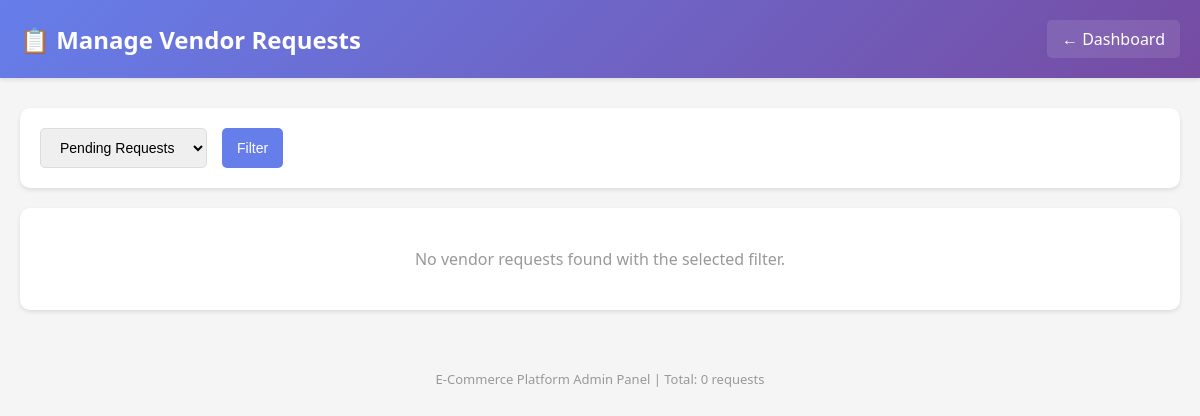
The page /main/vendor-requests/ (signed in) on the database as committed earlier.
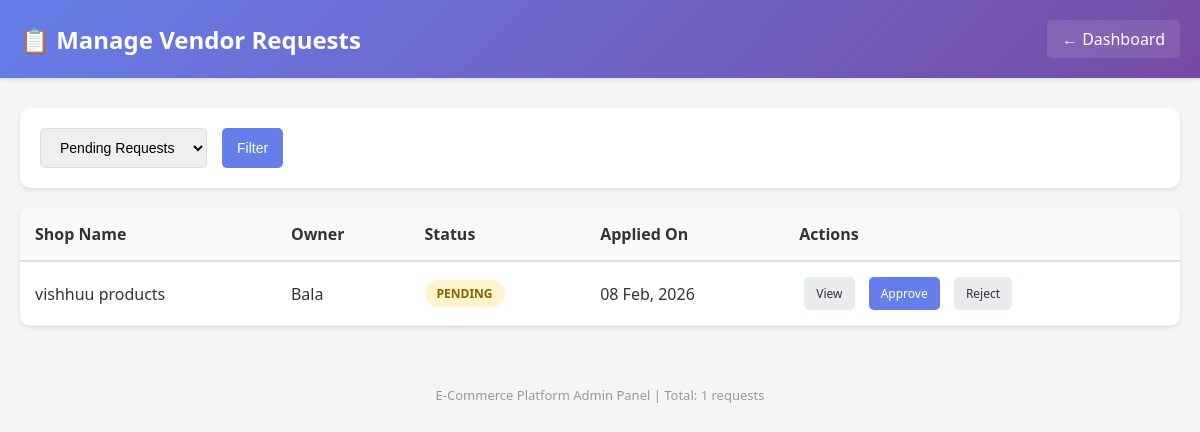
The same page on the database as committed later.
### ecommapp/models.py (models this page shows, shortened)
class VendorProfile(models.Model):
    BUSINESS_CHOICES = [
        ('retail', 'Retail'),
        ('wholesale', 'Wholesale'),
        ('manufacturer', 'Manufacturer'),
        ('service', 'Service'),
    ]
    ID_PROOF_CHOICES = [
        ('gst', 'GST'),
        ('pan', 'PAN'),
    ]
    APPROVAL_STATUS_CHOICES = [
        ('pending', 'Pending'),
        ('approved', 'Approved'),
        ('rejected', 'Rejected'),
    ]
    user = models.OneToOneField(User, on_delete=models.CASCADE, related_name='vendor_profile')
    shop_name = models.CharField(max_length=100)
    shop_description = models.TextField()
    address = models.TextField()
    business_type = models.CharField(max_length=20, choices=BUSINESS_CHOICES)
    id_type = models.CharField(max_length=10, choices=ID_PROOF_CHOICES, blank=True, null=True)
    id_number = models.CharField(max_length=50, blank=True, null=True)
    id_proof_file = models.FileField(upload_to='vendor_docs/', blank=True, null=True)
    gst_number = models.CharField(max_length=15, blank=True, null=True, help_text="15-digit GST number")
    pan_number = models.CharField(max_length=10, blank=True, null=True, help_text="10-character PAN number")
    pan_name = models.CharField(max_length=100, blank=True, null=True, help_text="Name as per PAN card")
    pan_card_file = models.FileField(upload_to='pan_cards/', blank=True, null=True, help_text="Upload PAN card image")
    approval_status = models.CharField(max_length=20, choices=APPROVAL_STATUS_CHOICES, default='pending')
    rejection_reason = models.TextField(blank=True, null=True)
    created_at = models.DateTimeField(default=timezone.now)
    updated_at = models.DateTimeField(auto_now=True)
    is_blocked = models.BooleanField(default=False)
    blocked_reason = models.TextField(blank=True, null=True)
    class Meta:
        ordering = ['-created_at']

### mainApp/views.py (the view)
    def wrapper(request, *args, **kwargs):
        if not request.user.is_authenticated:
            return redirect('admin_login')
        if not is_mainapp_admin(request.user):
            return redirect('admin_login')
        return view_func(request, *args, **kwargs)

### mainApp/views.py (called while the page is built)
def is_mainapp_admin(user):
    return user.is_superuser or user.is_staff

def admin_required(view_func):
    def wrapper(request, *args, **kwargs):
        if not request.user.is_authenticated:
            return redirect('admin_login')
        if not is_mainapp_admin(request.user):
            return redirect('admin_login')
        return view_func(request, *args, **kwargs)
    return wrapper

@admin_required
def manage_vendor_requests(request):
    status_filter = request.GET.get('status', 'pending')
    if status_filter == 'all':
        vendors = VendorProfile.objects.all().order_by('-created_at')
    else:
        vendors = VendorProfile.objects.filter(approval_status=status_filter).order_by('-created_at')
    context = {
        'vendors': vendors,
        'current_status': status_filter,
        'total': vendors.count()
    }
    return render(request, 'mainApp/manage_vendor_requests.html', context)

### mainApp/templates/mainApp/manage_vendor_requests.html (shortened to what this page needs)
<!DOCTYPE html>
<html lang="en">
<head>
</head>
<body>
    <div class="header">
        <h1>📋 Manage Vendor Requests</h1>
        <a href="{% url 'admin_dashboard' %}">← Dashboard</a>
    </div>
    <div class="container">
        <div class="filter-section">
            <form method="GET">
                <select name="status" onchange="this.form.submit()">
                    <option value="pending" {% if current_status == 'pending' %}selected{% endif %}>Pending Requests</option>
                </select>
                <button type="submit">Filter</button>
            </form>
        </div>
        {% if vendors %}
        <div class="table-container">
            <table>
                <thead>
                    <tr>
                        <th>Shop Name</th>
                        <th>Owner</th>
                        <th>Status</th>
                        <th>Applied On</th>
                        <th>Actions</th>
                    </tr>
                </thead>
                <tbody>
                    {% for vendor in vendors %}
                    <tr>
                        <td>{{ vendor.shop_name }}</td>
                        <td>{{ vendor.user.username }}</td>
                        <td>
                            <span class="status-badge status-{{ vendor.approval_status }}">
                                {{ vendor.get_approval_status_display|upper }}
                            </span>
                        </td>
                        <td>{{ vendor.created_at|date:"d M, Y" }}</td>
                        <td>
                            <a href="{% url 'vendor_request_detail' vendor.id %}" class="action-btn secondary">View</a>
                            {% if vendor.approval_status == 'pending' %}
                            <a href="{% url 'approve_vendor' vendor.id %}" class="action-btn primary">Approve</a>
                            <a href="{% url 'reject_vendor' vendor.id %}" class="action-btn secondary">Reject</a>
                            {% endif %}
                        </td>
                    </tr>
                    {% endfor %}
                </tbody>
            </table>
        </div>
        {% else %}
        <div class="table-container">
            <div class="empty-message">
                <p>No vendor requests found with the selected filter.</p>
            </div>
        </div>
        {% endif %}
    </div>
    <div class="footer">
        <p>E-Commerce Platform Admin Panel | Total: {{ total }} requests</p>
    </div>
</body>
</html>

Rows that differ between the two databases and show on the page:
added VendorProfile: shop_name "vishhuu products", user.username "Bala", approval_status "PENDING", created_at "08 Feb, 2026", shows "Approve"
Other text that changed with them:
{{ total }}: "0" → "1"
text no longer shown: "No vendor requests found with the selected filter."
text now shown: "Shop Name Owner Status Applied On Actions"
